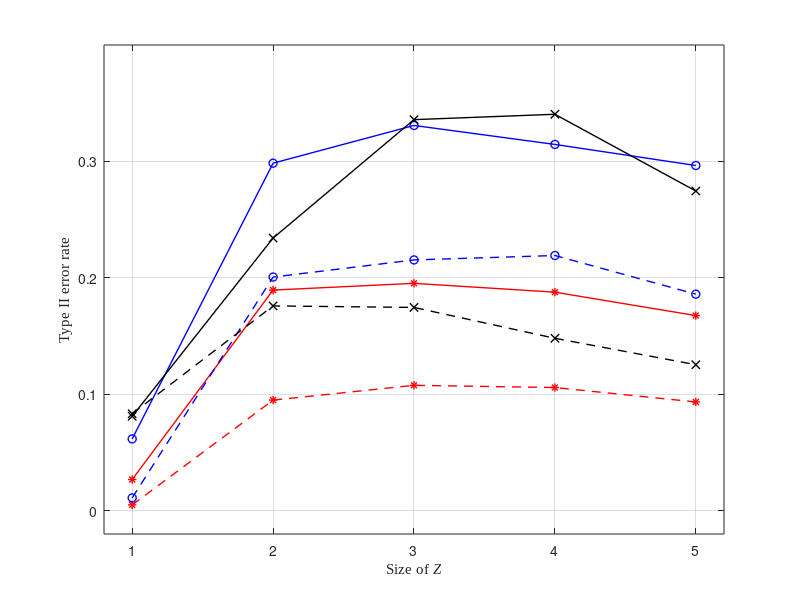

MATLAB code for this plot:
clear;
clc;
x=[1,2,3,4,5];

SCIT100 =  [    0.0268    0.1895    0.1953    0.1877    0.1676];
ReCIT100 = [    0.0617    0.2985    0.3309    0.3146    0.2965];
FRCIT100 = [    0.0811    0.2342    0.3359    0.3405    0.2746];
SCIT200 =  [    0.0050    0.0950    0.1077    0.1058    0.0934];
ReCIT200 = [    0.0110    0.2007    0.2154    0.2192    0.1860];
FRCIT200 = [    0.0833    0.1759    0.1746    0.1481    0.1254];

lw = 1;

plot(x,SCIT100,'*-r','LineWidth',lw);
hold on;
plot(x,SCIT200,'*--r','LineWidth',lw);
hold on;
plot(x,ReCIT100,'o-b','LineWidth',lw);
hold on;
plot(x,ReCIT200,'o--b','LineWidth',lw);
hold on;
plot(x,FRCIT100,'x-k','LineWidth',lw);
hold on;
plot(x,FRCIT200,'x--k','LineWidth',lw);
hold on;
grid on;
xlim([0.8,5.2]);
ylim([-0.02,0.4]);
set(gca,'xtick',[1,2,3,4,5]);
set(gca,'ytick',[0 0.1 0.2 0.3]);
xlabel('Size of \itZ','Fontname','Times New Roman');
ylabel('Type II error rate','Fontname','Times New Roman');